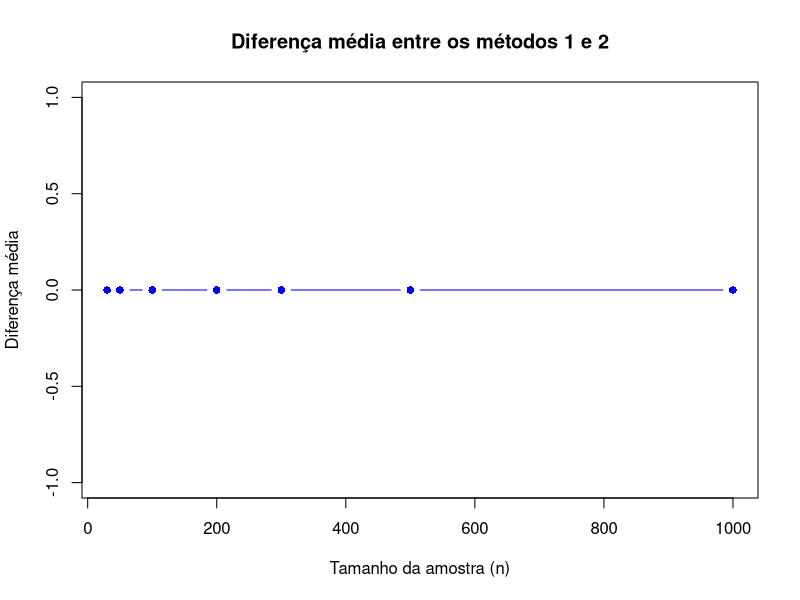
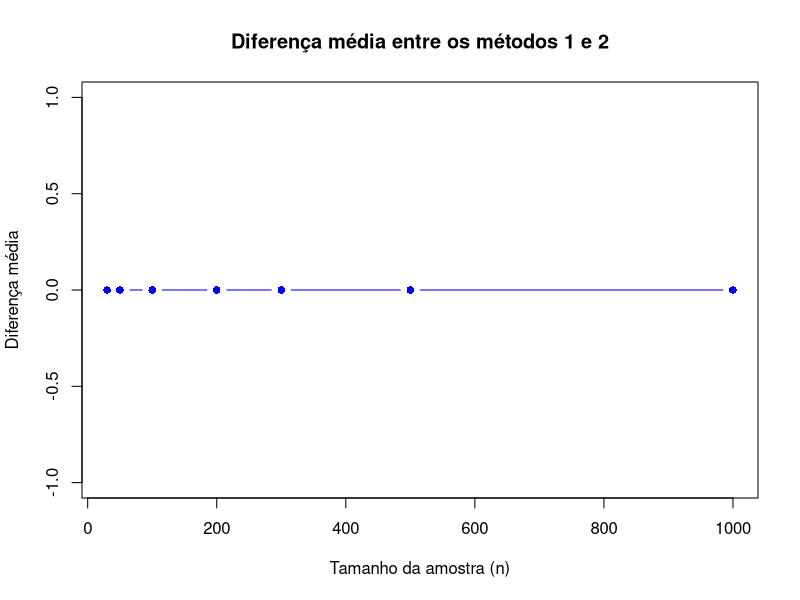

Here is the R script that generated these plots, in order:
set.seed(1518)

# Parâmetros
p <- 0.5
gamma <- 0.95
n_values <- c(30, 50, 100, 200, 300, 500, 1000)
k <- 1500

# Vetor para armazenar as médias das diferenças
mean_diffs <- numeric(length(n_values))

# Função para calcular o comprimento do intervalo de confiança usando o Método 1
interval_length_method1 <- function(x_bar, n, z) {
  delta <- z * sqrt((x_bar * (1 - x_bar)) / n)
  return(2 * delta)
}

# Função para calcular o comprimento do intervalo de confiança usando o Método 2
interval_length_method2 <- function(x_bar, n) {
  delta <- qnorm(1 - (1 - gamma) / 2) * sqrt((x_bar * (1 - x_bar)) / n)
  return(2 * delta)
}

# Loop sobre os valores de n
for (i in seq_along(n_values)) {
  n <- n_values[i]
  diffs <- numeric(k)
  
  # Loop para gerar as amostras e calcular as diferenças
  for (j in 1:k) {
    samples <- rbinom(n, 1, p)
    x_bar <- mean(samples)
    z <- qnorm(1 - (1 - gamma) / 2)
    diff <- interval_length_method2(x_bar, n) - interval_length_method1(x_bar, n, z)
    diffs[j] <- diff
  }
  
  # Calcular a média das diferenças
  mean_diffs[i] <- mean(diffs)
}

# Gráfico
plot(n_values, mean_diffs, type = "b", xlab = "Tamanho da amostra (n)", ylab = "Diferença média", 
     main = "Diferença média entre os métodos 1 e 2", pch = 16, col = "blue")

# Salvar o gráfico em um arquivo PDF
pdf("diferencas_medias.pdf", width = 8.27, height = 11.69)
plot(n_values, mean_diffs, type = "b", xlab = "Tamanho da amostra (n)", ylab = "Diferença média", 
     main = "Diferença média entre os métodos 1 e 2", pch = 16, col = "blue")
dev.off()
